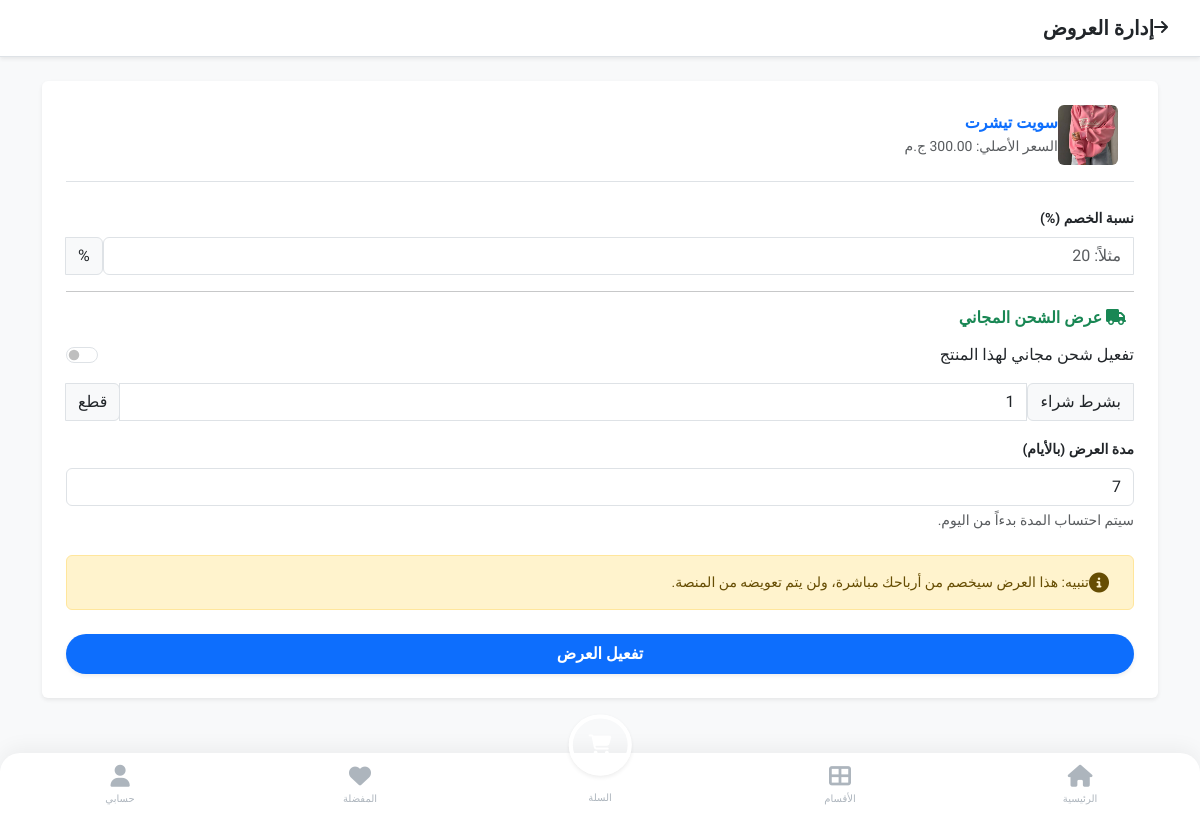
Before: /merchant/products/offer/3/ (signed in) with the older database file.
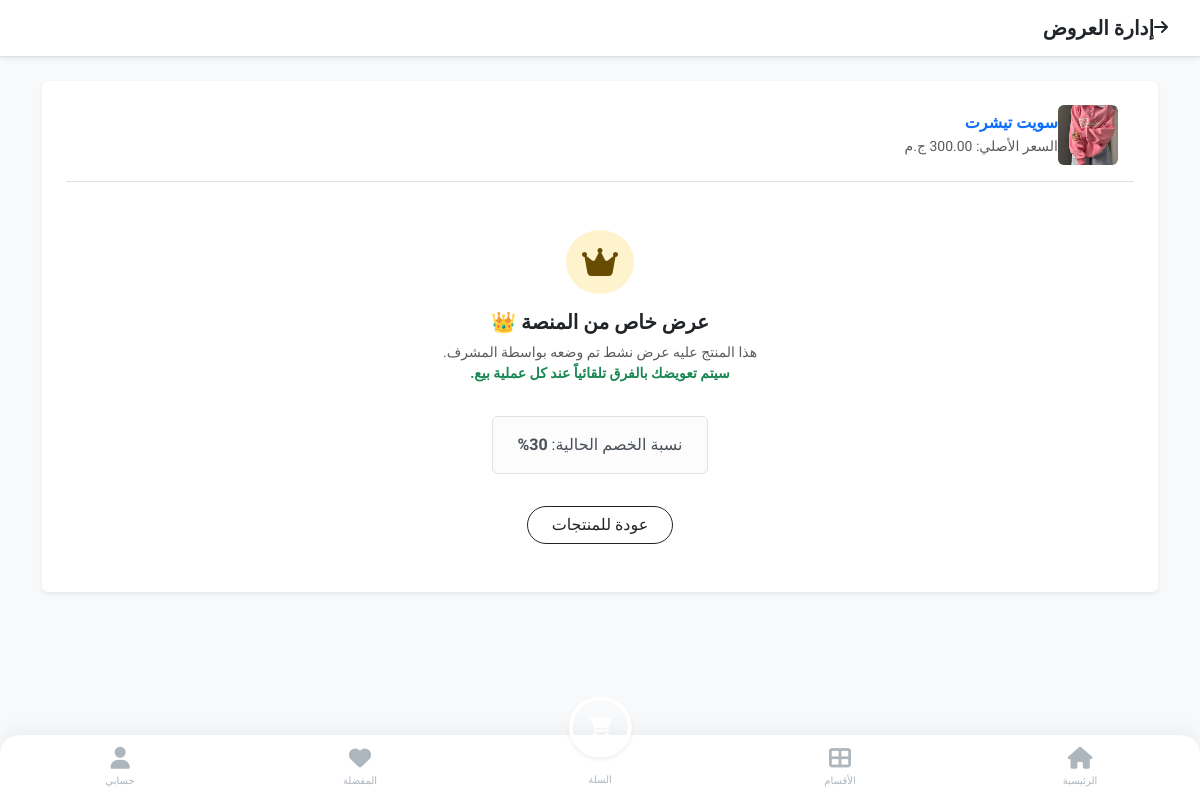
After: the same page with the newer database file.
### store/models.py (models this page shows, shortened)
class Offer(models.Model):
    product = models.OneToOneField(Product, on_delete=models.CASCADE, related_name='active_offer')
    discount_percentage = models.PositiveIntegerField(verbose_name="نسبة الخصم %")
    start_date = models.DateTimeField()
    end_date = models.DateTimeField()
    is_active = models.BooleanField(default=True)
    is_platform_offer = models.BooleanField(default=False, verbose_name="عرض من المنصة (يوجد تعويض)")
    created_at = models.DateTimeField(auto_now_add=True)
    free_shipping = models.BooleanField(default=False, verbose_name="شحن مجاني")
    free_shipping_threshold = models.PositiveIntegerField(default=1, verbose_name="عند شراء X قطع")

### merchant_panel/views.py (the view, shortened to what this page needs)
# urls.py: path('products/offer/<int:product_id>/', views.add_offer, name='merchant_add_offer'),
@login_required
def add_offer(request, product_id):
    if not is_merchant(request.user):
        return redirect('home')
    product = get_object_or_404(Product, pk=product_id, merchant=request.user.merchant_profile)
    try:
        current_offer = product.active_offer
    except Offer.DoesNotExist:
        current_offer = None
    is_locked = False
    if current_offer and current_offer.is_platform_offer and current_offer.is_active:
        is_locked = True # قفل التعديل
        if request.method == 'POST':
            messages.error(request, "عفواً، لا يمكنك تعديل عرض تم وضعه بواسطة المنصة.")
            return redirect('merchant_products')
    return render(request, 'merchant/add_offer.html', {
        'product': product,
        'offer': current_offer,
          'is_locked': is_locked # المتغير الجديد
    })

### merchant_panel/views.py (called while the page is built)
def is_merchant(user):
    return user.role == User.Role.MERCHANT and hasattr(user, 'merchant_profile') and user.merchant_profile.is_approved

### store/context_processors.py (called while the page is built)
def site_settings(request):
    settings = SiteSetting.objects.first()
    return {'site_settings': settings}

### templates/merchant/add_offer.html (shortened to what the changed rows need)
{% extends 'base.html' %}
{% block content %}
<div class="container mt-4">
    <div class="card p-4 shadow-sm border-0 bg-white">
        {% if is_locked %}
            <div class="text-center py-4">
                <div class="bg-warning-subtle text-warning-emphasis rounded-circle d-inline-flex p-3 mb-3">
                    <i class="fas fa-crown fa-2x"></i>
                </div>
                <h5 class="fw-bold">عرض خاص من المنصة 👑</h5>
                <p class="text-muted small">
                    هذا المنتج عليه عرض نشط تم وضعه بواسطة المشرف.
                    <br>
                    <strong class="text-success">سيتم تعويضك بالفرق تلقائياً عند كل عملية بيع.</strong>
                </p>
                <div class="alert alert-light border mt-3 d-inline-block px-4">
                    نسبة الخصم الحالية: <strong>{{ offer.discount_percentage }}%</strong>
                </div>
                <div class="mt-3">
                    <a href="{% url 'merchant_products' %}" class="btn btn-outline-dark rounded-pill px-4">عودة للمنتجات</a>
                </div>
            </div>
        {% else %}
            <form method="POST">
                <div class="mb-3">
                    <label class="form-label fw-bold small">نسبة الخصم (%)</label>
                    <div class="input-group">
                        <input type="number" name="percentage" class="form-control"
                               min="1" max="99"
                               placeholder="مثلاً: 20"
                               value="{{ offer.discount_percentage|default:'' }}"
                               required>
                        <span class="input-group-text bg-light">%</span>
                    </div>
                </div>
                <hr class="my-3">
                <h6 class="fw-bold text-success mb-3"><i class="fas fa-truck me-2"></i> عرض الشحن المجاني</h6>
                <div class="form-check form-switch mb-3">
                    <input class="form-check-input" type="checkbox" name="free_shipping" id="freeShip"
                        {% if offer.free_shipping %}checked{% endif %}>
                    <label class="form-check-label" for="freeShip">تفعيل شحن مجاني لهذا المنتج</label>
                </div>
                <div class="input-group mb-3">
                    <span class="input-group-text">بشرط شراء</span>
                    <input type="number" name="threshold" class="form-control" value="{{ offer.free_shipping_threshold|default:1 }}" min="1">
                    <span class="input-group-text">قطع</span>
                </div>
                <div class="mb-4">
                    <label class="form-label fw-bold small">مدة العرض (بالأيام)</label>
                    <input type="number" name="days" class="form-control"
                           min="1"
                           placeholder="مثلاً: 7"
                           value="7"
                           required>
                    <div class="form-text small text-muted">سيتم احتساب المدة بدءاً من اليوم.</div>
                </div>
                <div class="alert alert-warning small d-flex align-items-center mb-4">
                    <i class="fas fa-info-circle fs-5 me-2"></i>
                    <div>
                        تنبيه: هذا العرض سيخصم من أرباحك مباشرة، ولن يتم تعويضه من المنصة.
                    </div>
                </div>
                <div class="d-flex gap-2">
                    <button type="submit" class="btn btn-primary-app flex-grow-1 fw-bold py-2 shadow-sm">
                        {% if offer %}تحديث العرض{% else %}تفعيل العرض{% endif %}
                    </button>
                </div>
            </form>
        {% endif %}
    </div>
</div>
{% endblock %}

Changed rows visible on the page:
added Offer: discount_percentage "30"
Other visible differences:
form field free_shipping: "☐" → (not shown)
form field threshold: "1" → (not shown)
form field days: "7" → (not shown)
text no longer shown: "نسبة الخصم (%) عرض الشحن المجاني تفعيل شحن مجاني لهذا المنتج بشرط شراء قطع مدة العرض (بالأيام) سيتم احتساب المدة بدءاً من اليوم. تنبيه: هذا العرض سيخصم من أرباحك مباشرة، ولن يتم تعويضه من المنصة. تفعيل العرض"
text now shown: "عرض خاص من المنصة 👑 هذا المنتج عليه عرض نشط تم وضعه بواسطة المشرف. سيتم تعويضك بالفرق تلقائياً عند كل عملية بيع. نسبة الخصم الحالية: عودة للمنتجات"
